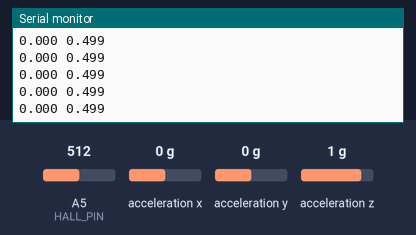
Bench run of a sketch on a simulated Arduino Uno, built with avr-gcc and run on an emulated ATmega328P. Shown: the last lines printed to the serial monitor. The inputs (shaded band) are chosen by the test bench; at power-on: A5 (HALL_PIN) = 512, acceleration x 0 g, acceleration y 0 g, acceleration z 1 g. Random numbers use the default seed unless the sketch sets one.

Above: at 2.7 s.
2.8 s: A5 (HALL_PIN) set to 906
At 3.9 s:
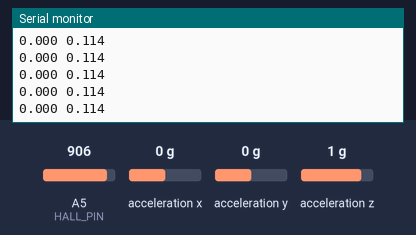
4.3 s: A5 (HALL_PIN) set to 929
At 5.2 s:
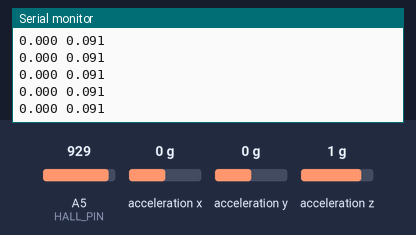
Timing chart, 0 to 7.3 s (numbered marks = the images above; inputs shaded):
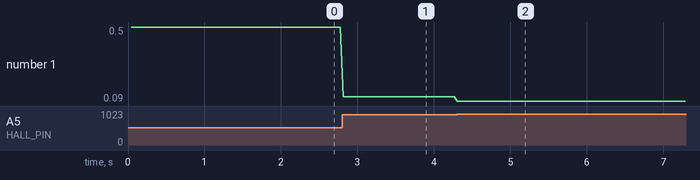

Measured:
- after the input at 2.8 s, the serial monitor: prints a new line at once (image 1)
- after the input at 4.3 s, the serial monitor: prints a new line at once (image 2)
- plotted number 1: 0.5 → 0.11 after the input at 2.8 s, 0.11 → 0.09 after the input at 4.3 s

The sketch:

mkb_bio_feedback.ino
```cpp
/*
* connect and read an array of LIS3DH 3-axis accelerometers via SPI
* communicate measurements via Serial
* author: Fabian - crocdialer@googlemail.com
*/

#include <Adafruit_LIS3DH.h>
#include <Adafruit_Sensor.h>

#include "RunningMedian.h"
#include "utils.h"
#include "vec3.h"

#define CMD_QUERY_ID "ID"
#define CMD_START "START"
#define CMD_STOP "STOP"
#define CMD_RESET "RESET"
#define DEVICE_ID "BIO_FEEDBACK"

#define USE_SPI 0
#define HALL_PIN A5

#define SERIAL_END_CODE '\n'
#define SERIAL_BUFSIZE 512
char g_serial_buf[SERIAL_BUFSIZE];

#define ADC_BITS 10
const float ADC_MAX = (1 << ADC_BITS) - 1.f;

long g_last_time_stamp = 0;
uint32_t g_time_accum = 0;
uint32_t g_update_interval = 33;
bool g_indicator = false;

// the number of attached SPI sensors
const uint8_t g_max_num_sensors = 1;
uint8_t g_num_sensors = 0;
const uint32_t g_sensor_range = LIS3DH_RANGE_4_G;

// the array of SPI chip-select pins
const uint8_t g_cs_pins[] = {9, 10, 11, 12};

Adafruit_LIS3DH g_sensors[g_max_num_sensors];
sensors_event_t g_sensor_event;
const uint16_t g_sense_interval = 0;
float g_value_buf[g_max_num_sensors];

float g_hall_current_value = 0;
const uint16_t g_num_samples = 5;

RunningMedian
g_accel_median = RunningMedian(g_num_samples),
g_hall_median = RunningMedian(g_num_samples);

void setup()
{
    // initialize the serial communication:
    Serial.begin(57600);

    memset(g_serial_buf, 0, SERIAL_BUFSIZE);
    memset(g_value_buf, 0, sizeof(g_value_buf));

    //setup accelerometers
    for(uint8_t i = 0; i < g_max_num_sensors; i++)
    {
        g_sensors[g_num_sensors] = USE_SPI ? Adafruit_LIS3DH(g_cs_pins[i]) : Adafruit_LIS3DH();

        // passed in adress has no effect, since its SPI
        if(!g_sensors[g_num_sensors].begin())
        {
            Serial.print("Sensor not connected: ");
            Serial.println(i);
        }else{ g_num_sensors++; }
    }

    for(uint8_t i = 0; i < g_num_sensors; i++)
    {
        // 2, 4, 8 or 16 G!
        g_sensors[i].setRange(g_sensor_range);
    }

    if(!g_num_sensors)
    {
        digitalWrite(13, HIGH);
        while(1);
    }
}

////////////////////////////////////////////////////////////////////////

void loop()
{
    // time measurement
    int delta_time = millis() - g_last_time_stamp;
    g_last_time_stamp = millis();
    g_time_accum += delta_time;

    // acceleration
    for(uint8_t s = 0; s < g_num_sensors; s++)
    {
        for(uint8_t i = 0; i < g_num_samples; i++)
        {
            // sensor reading
            g_sensors[s].getEvent(&g_sensor_event);
            vec3 measurement(g_sensor_event.acceleration.v);
            g_accel_median.add(measurement.length2());

            // wait the desired interval
            delay(g_sense_interval);
        }
        const float base_g =  9.80665f;
        float g_factor = sqrt(g_accel_median.getMedian()) / base_g;
        g_value_buf[s] = max(g_value_buf[s], max(g_factor - 1.f, 0.f));
    }

    // elongation (hall sensor)
    for(uint8_t i = 0; i < g_num_samples; i++)
    {
        g_hall_median.add(analogRead(HALL_PIN));
    }
    g_hall_current_value = 1.f - (g_hall_median.getMedian() / ADC_MAX);

    if(g_time_accum >= g_update_interval)
    {
        for(uint8_t s = 0; s < g_num_sensors; s++)
        {
            strcat(g_serial_buf, fmt_real_to_str(g_value_buf[s]));
            strcat(g_serial_buf, " ");
        }
        strcat(g_serial_buf, fmt_real_to_str(g_hall_current_value));
        strcat(g_serial_buf, "\n");

        // write to serial
        Serial.print(g_serial_buf);

        g_serial_buf[0] = '\0';
        memset(g_value_buf, 0, sizeof(g_value_buf));
        g_time_accum = 0;
        g_indicator = !g_indicator;
        // digitalWrite(13, g_indicator);

        // process_serial_input(Serial);
    }
}

template <typename T> void process_serial_input(T& the_serial)
{
    uint16_t buf_idx = 0;

    while(the_serial.available())
    {
        // get the new byte:
        char c = the_serial.read();

        switch(c)
        {
            case '\r':
            case '\0':
                continue;

            case '\n':
                g_serial_buf[buf_idx] = '\0';
                buf_idx = 0;
                parse_line(g_serial_buf);
                break;

            default:
                g_serial_buf[buf_idx++] = c;
                break;
        }
    }
}

bool check_for_cmd(const char* the_str)
{
    if(strcmp(the_str, CMD_QUERY_ID) == 0)
    {
        char buf[32];
        sprintf(buf, "%s %s\n", the_str, DEVICE_ID);
        Serial.write(buf);
        return true;
    }
    return false;
}

void parse_line(char *the_line)
{
    const char* delim = " ";
    const size_t elem_count = 3;
    char *token = strtok(the_line, delim);

    while(token)
    {
        if(check_for_cmd(token)){ break; }
        token = strtok(nullptr, delim);
    }
}
```

utils.h
```cpp
#pragma once

#include "Arduino.h"

template <typename T>
const char* fmt_real_to_str(T val, uint32_t precision = 3)
{
    static char ret[32], fmt_buf[32];
    int multiplier = 1;
    for(int i = 0; i < precision; i++){ multiplier *= 10; }
    T frac = val - int(val);
    int32_t fmt = frac * multiplier;
    sprintf(fmt_buf, "%%d.%%%02dd", (int)precision);
    sprintf(ret, fmt_buf, (int)val, fmt);
    return ret;
};

template <typename T>
inline int sgn(T val)
{
    return (T(0) < val) - (val < T(0));
}

template <typename T>
inline T random(const T &min, const T &max)
{
    return min + (max - min) * (rand() / (float) RAND_MAX);
}

template <typename T>
inline const T& clamp(const T &val, const T &min, const T &max)
{
    return val < min ? min : (val > max ? max : val);
}

template <typename T>
inline T mix(const T &lhs, const T &rhs, float ratio)
{
    return lhs + ratio * (rhs - lhs);
}

template <typename T>
inline T map_value(const T &val, const T &src_min, const T &src_max,
                   const T &dst_min, const T &dst_max)
{
    float mix_val = clamp<float>(val / (src_max - src_min), 0.f, 1.f);
    return mix<T>(dst_min, dst_max, mix_val);
}

template<typename T>
class CircularBuffer
{
public:

    CircularBuffer(uint32_t the_cap = 10):
    m_array_size(0),
    m_first(0),
    m_last(0),
    m_data(NULL)
    {
        set_capacity(the_cap);
    }

    virtual ~CircularBuffer()
    {
        if(m_data){ delete[](m_data); }
    }

    inline void clear()
    {
        m_first = m_last = 0;
    }

    inline void push(const T &the_val)
    {
        m_data[m_last] = the_val;
        m_last = (m_last + 1) % m_array_size;

        if(m_first == m_last){ m_first = (m_first + 1) % m_array_size; }
    }

    inline const T pop()
    {
        if(!empty())
        {
            const T ret = m_data[m_first];
            m_first = (m_first + 1) % m_array_size;
            return ret;
        }
        else{ return T(0); }
    }

    inline uint32_t capacity() const { return m_array_size - 1; };
    void set_capacity(uint32_t the_cap)
    {
        if(m_data){ delete[](m_data); }
        m_data = new T[the_cap + 1];
        m_array_size = the_cap + 1;
        clear();
    }

    inline uint32_t size() const
    {
        int ret = m_last - m_first;
        if(ret < 0){ ret += m_array_size; }
        return ret;
    };

    inline bool empty() const { return m_first == m_last; }

    inline const T operator[](uint32_t the_index) const
    {
        if(the_index < size()){ return m_data[(m_first + the_index) % m_array_size]; }
        else{ return T(0); }
    };

private:

    int32_t m_array_size, m_first, m_last;
    T* m_data;
};
```

vec3.h
```cpp
#include "Arduino.h"

class vec3
{
public:
    float x, y, z;
    vec3():
    x(0), y(0), z(0){}

    vec3(float x, float y, float z):
    x(x), y(y), z(z){}

    vec3(const float* v):
    x(v[0]), y(v[1]), z(v[2]){}

    void set(const float* v){ x = v[0], y = v[1], z = v[2]; }

    void set(float vx, float vy, float vz){ x = vx, y = vy, z = vz; }

    void set(const vec3& v){ x = v.x, y = v.y, z = v.z; }

    void zero(){ x = 0, y = 0, z = 0; }

    float length2() const{ return x * x + y * y + z * z; }

    float length() const{ return sqrt(x * x + y * y + z * z); }

    bool operator==(const vec3& v){ return x == v.x && y == v.y && z == v.z; }
    bool operator!=(const vec3& v){ return x != v.x || y != v.y || z != v.z; }
    void operator+=(const vec3& v){ x += v.x, y += v.y, z += v.z; }
    void operator-=(const vec3& v){ x -= v.x, y -= v.y, z -= v.z; }
    void operator/=(float v){ x /= v; y /= v; z /= v; }
    void operator*=(float v){ x *= v; y *= v; z *= v; }
    vec3 operator+(const vec3& v){ vec3 c = *this; c += v; return c; }
    vec3 operator-(const vec3& v){ vec3 c = *this; c -= v; return c; }
    vec3 operator/(float v){ vec3 c = *this; c /= v; return c; }
    vec3 operator*(float v){ vec3 c = *this; c *= v; return c; }
    operator float*(){ return (float*) this; }
};
```
